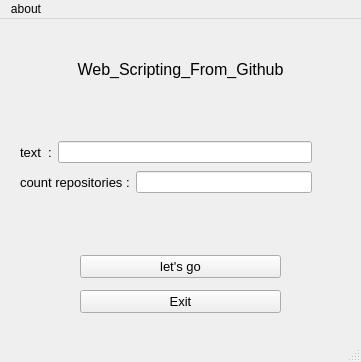
<?xml version="1.0" encoding="UTF-8"?>
<ui version="4.0">
 <class>MainWindow</class>
 <widget class="QMainWindow" name="MainWindow">
  <property name="geometry">
   <rect>
    <x>0</x>
    <y>0</y>
    <width>361</width>
    <height>362</height>
   </rect>
  </property>
  <property name="windowTitle">
   <string>MainWindow</string>
  </property>
  <widget class="QWidget" name="centralwidget">
   <widget class="QLabel" name="label_1">
    <property name="geometry">
     <rect>
      <x>50</x>
      <y>30</y>
      <width>261</width>
      <height>41</height>
     </rect>
    </property>
    <property name="font">
     <font>
      <pointsize>12</pointsize>
     </font>
    </property>
    <property name="text">
     <string>Web_Scripting_From_Github</string>
    </property>
    <property name="alignment">
     <set>Qt::AlignCenter</set>
    </property>
   </widget>
   <widget class="QWidget" name="layoutWidget">
    <property name="geometry">
     <rect>
      <x>80</x>
      <y>230</y>
      <width>201</width>
      <height>70</height>
     </rect>
    </property>
    <layout class="QVBoxLayout" name="verticalLayout">
     <item>
      <widget class="QPushButton" name="btn_1">
       <property name="font">
        <font>
         <pointsize>10</pointsize>
        </font>
       </property>
       <property name="text">
        <string>let's go</string>
       </property>
      </widget>
     </item>
     <item>
      <widget class="QPushButton" name="btn_2">
       <property name="font">
        <font>
         <pointsize>10</pointsize>
        </font>
       </property>
       <property name="text">
        <string>Exit</string>
       </property>
      </widget>
     </item>
    </layout>
   </widget>
   <widget class="QWidget" name="">
    <property name="geometry">
     <rect>
      <x>20</x>
      <y>120</y>
      <width>292</width>
      <height>57</height>
     </rect>
    </property>
    <layout class="QVBoxLayout" name="verticalLayout_2">
     <item>
      <layout class="QHBoxLayout" name="horizontalLayout">
       <item>
        <widget class="QLabel" name="label_2">
         <property name="font">
          <font>
           <pointsize>10</pointsize>
          </font>
         </property>
         <property name="text">
          <string>text  :</string>
         </property>
        </widget>
       </item>
       <item>
        <widget class="QLineEdit" name="Edit_1"/>
       </item>
      </layout>
     </item>
     <item>
      <layout class="QHBoxLayout" name="horizontalLayout_2">
       <item>
        <widget class="QLabel" name="label_3">
         <property name="font">
          <font>
           <pointsize>10</pointsize>
          </font>
         </property>
         <property name="text">
          <string>count repositories :</string>
         </property>
        </widget>
       </item>
       <item>
        <widget class="QLineEdit" name="Edit_2"/>
       </item>
      </layout>
     </item>
    </layout>
   </widget>
  </widget>
  <widget class="QMenuBar" name="menubar">
   <property name="geometry">
    <rect>
     <x>0</x>
     <y>0</y>
     <width>361</width>
     <height>26</height>
    </rect>
   </property>
   <widget class="QMenu" name="menuadout">
    <property name="title">
     <string>about</string>
    </property>
    <addaction name="actionGathering_information_from_github"/>
   </widget>
   <addaction name="menuadout"/>
  </widget>
  <widget class="QStatusBar" name="statusbar"/>
  <action name="actionGathering_information_from_github">
   <property name="text">
    <string>Gathering information from github</string>
   </property>
  </action>
 </widget>
 <resources/>
 <connections/>
</ui>
